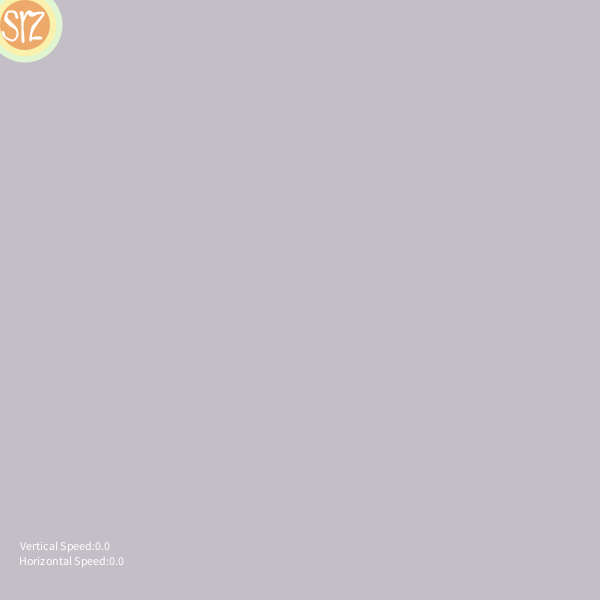
Frame 1 (no input)
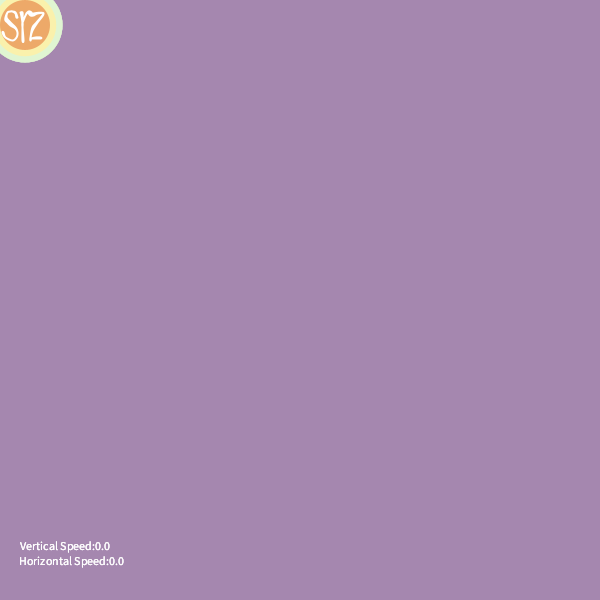
Frame 60 (the mouse pressed at the canvas centre just before this capture)
Frame 120 (the mouse held since frame 60 and released just before this capture): identical to frame 60, image omitted

The Processing sketch that drew these frames (run headless with seeded random() and noise(); from frame 60 on, the mouse is pressed at the canvas centre):

// Processing sketch: processing_38813
// ── processing_38813.pde

//Homework # 7
//Copyright Information: Samantha Zucker, Pittsburgh, PA, September 2011


  color white  = color(255,255,255);
  color peach  = color(237,169,105);
  color yellow = color(250,241,172);
  color gree   = color(224,245,210);
  color purple = color(161,131,173);
 
 float  posX, posY, easing, dia, deltaX, deltaY;

 void setup ()
 {
    size( 600, 600 );
    smooth();
    
    easing = 0.02;
    dia=50;
 }


 void draw()
 {
   
   prepScreen();
   initials(posX,posY,dia,dia); 
   wrapX();
   wrapY();
   dataWrite();
 }
 
 
 void dataWrite()
 {
  text("Vertical Speed:" + deltaY, 20, 550); 
  text("Horizontal Speed:" + deltaX, 19,565);  
 }
 
  
 void mouseMoved()
 {
 
   if(frameCount > 50)
  {
     
    //move right  
     if(mouseX > pmouseX)
      {
     deltaX = deltaX + (mouseX - pmouseX)*easing; 
      }
    
    //move down
      if(mouseY > pmouseY)
      {
     deltaY = deltaY + (mouseY - pmouseY)*easing;
      }
      
     //move left
     if(pmouseX > mouseX)
     {
      deltaX = deltaX - (pmouseX - mouseX)*easing; 
     }
     
     //move up
     if(pmouseY > mouseY)
     {
      deltaY = deltaY - (pmouseY - mouseY)*easing; 
     }
 
   }
 
 }
 
  
  void wrapY()
 {
    //vertical postion 
  posY = posY + deltaY;
   
    //wrapping on bottom
    if(posY > height + dia/2)
    {
      posY = -dia/2; 
    }
    //wrapping on top
    if(posY < -dia/2)
    {
       posY = height + dia/2 ;
    }
   
 }
 
 void wrapX()
 {
   //horizontal position
  posX = posX + deltaX;
    //wrapping on right horizontal
    if(posX > width + dia/2)
     {
       posX = -dia/2;
     }
    //wrapping on left horizontal 
    if(posX < -dia/2)
    {
       posX = width + dia/2; 
    }
 
 }
 
 void prepScreen()
 {
   noStroke();
   fill(purple,50);
   rect(0,0,width,height);
 }
 
 void initials(float x, float y, float wd, float ht)
 {
          noStroke();
           
          fill(gree);
          ellipse(x + wd/2,  y + ht/2,  wd+.5*wd, ht+.5*ht);
             
          fill(yellow);
          ellipse(x + wd/2,  y + ht/2,  wd+.25*wd,  ht+.25*ht);  
            
          fill(peach);
          ellipse(x + wd/2,  y + ht/2,  wd,     ht);
            
            
            
         //S
         fill(255,255,255);
         stroke(255,255,255);
         strokeWeight(2);
            
            
         beginShape();
            
         //reference point
         curveVertex(x+.375*wd, y+.5*ht);
            
         //shape,outside
         curveVertex(x+.35*wd, y+.35*ht);
         curveVertex(x+.3*wd, y+.25*ht);
         curveVertex(x+.25*wd, y+.225*ht);
         curveVertex(x+.2*wd, y+.225*ht);
         curveVertex(x+.15*wd, y+.25*ht);
         curveVertex(x+.1*wd, y+.35*ht);
         curveVertex(x+.113*wd, y+.4*ht);
         curveVertex(x+.15*wd, y+.45*ht);
         curveVertex(x+.2*wd, y+.5*ht);
            
         curveVertex(x+.3*wd, y+.575*ht);
         curveVertex(x+.35*wd, y+.65*ht);
         curveVertex(x+.325*wd, y+.75*ht);
         curveVertex(x+.25*wd, y+.8*ht);
         curveVertex(x+.1*wd, y+.75*ht);
         curveVertex(x+.05*wd, y+.65*ht);
         curveVertex(x+.075*wd, y+.65*ht);
         curveVertex(x+.1*wd, y+.75*ht);
         curveVertex(x+.25*wd, y+.8*ht);
         curveVertex(x+.325*wd, y+.75*ht);
         curveVertex(x+.35*wd, y+.65*ht);
         curveVertex(x+.3*wd, y+.55*ht);
         curveVertex(x+.2*wd, y+.45*ht);
         curveVertex(x+.125*wd, y+.35*ht);
         curveVertex(x+.15*wd, y+.25*ht);
         curveVertex(x+.2*wd, y+.225*ht);
         curveVertex(x+.25*wd, y+.225*ht);
         curveVertex(x+.3*wd, y+.275*ht);
         curveVertex(x+.325*wd, y+.35*ht);
         curveVertex(x+.35*wd, y+.35*ht);
         curveVertex(x+.35*wd, y+.35*ht);
            
         endShape();
            
            
         //r
         beginShape();
            
         //reference point
         curveVertex(x+.35*wd, y+.2*ht);
            
         //shape
         curveVertex(x+.4*wd, y+.25*ht);
         curveVertex(x+.45*wd, y+.45*ht);
         curveVertex(x+.45*wd, y+.55*ht);
         curveVertex(x+.45*wd, y+.8*ht);
         curveVertex(x+.475*wd, y+.8*ht);
         curveVertex(x+.45*wd, y+.55*ht);
         curveVertex(x+.45*wd, y+.45*ht);
         curveVertex(x+.5*wd, y+.3*ht);
         curveVertex(x+.55*wd, y+.25*ht);
         curveVertex(x+.6*wd, y+.3*ht);
         curveVertex(x+.65*wd, y+.3*ht);
         curveVertex(x+.625*wd, y+.25*ht);
         curveVertex(x+.575*wd, y+.225*ht);
         curveVertex(x+.5*wd, y+.3*ht);
         curveVertex(x+.45*wd, y+.45*ht);
         curveVertex(x+.45*wd, y+.35*ht);
         curveVertex(x+.45*wd, y+.25*ht);
         curveVertex(x+.4*wd, y+.25*ht);
         //reference point
         curveVertex(x+.4*wd, y+.25*ht);
            
         endShape();
           
        //z
        beginShape();
        //reference point
        curveVertex(x+.525*wd, y+.35*ht);
        //shape
        curveVertex(x+wd*.675, y+ht*.275);
        curveVertex(x+wd*.875, y+ht*.275);
        curveVertex(x+wd*.75, y+ht*.45);
        curveVertex(x+wd*.65, y+ht*.6);
        curveVertex(x+wd*.6, y+ht*.75);
        curveVertex(x+wd*.6, y+ht*.8);
        curveVertex(x+wd*.625, y+ht*.775);
        curveVertex(x+wd*.7, y+ht*.75);
        curveVertex(x+wd*.8, y+ht*.75);
        curveVertex(x+wd*.8, y+ht*.775);
        curveVertex(x+wd*.625, y+ht*.775);
        curveVertex(x+wd*.6, y+ht*.8);
        curveVertex(x+wd*.6, y+ht*.75);
        curveVertex(x+wd*.65, y+ht*.55);
        curveVertex(x+wd*.725, y+ht*.45);
        curveVertex(x+wd*.875, y+ht*.275);
        curveVertex(x+wd*.75, y+ht*.275);
        curveVertex(x+wd*.675, y+ht*.3);
        curveVertex(x+wd*.675, y+ht*.275);
           
        curveVertex(x+wd*.675, y+ht*.275);
           
        endShape();
         
 }
